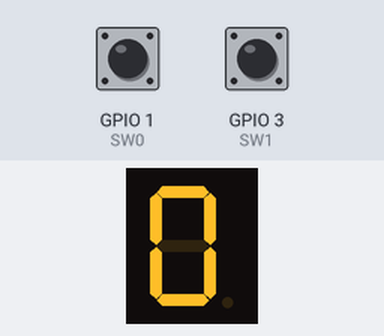
The sketch below on a simulated ESP8266 (NodeMCU). Parts: 1-digit seven-segment display. Wiring (inferred from the names in the program): 1-digit 7-segment display, segments lit when LOW: segments D0, D1, D2, D3, D4, D5, D6. The inputs (shaded band) are chosen by the test bench; at power-on: GPIO 1 (SW0) HIGH, GPIO 3 (SW1) HIGH. The segment pins are drawn as the display they are named for; what the sketch prints to the serial monitor is not drawn.

Above: at 1.2 s.
1.3 s: GPIO 1 (SW0) pulled LOW for 1 s
At 2.7 s:
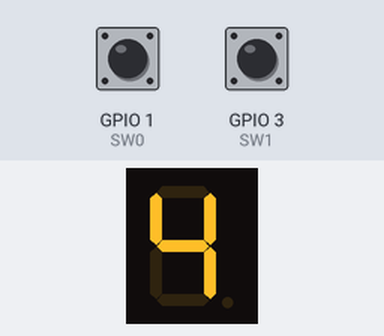
3.8 s: GPIO 1 (SW0) pulled LOW for 0.15 s
At 5.2 s:
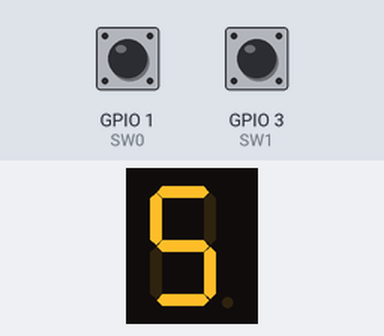
5.5 s: GPIO 3 (SW1) pulled LOW for 3.2 s
At 6.15 s:
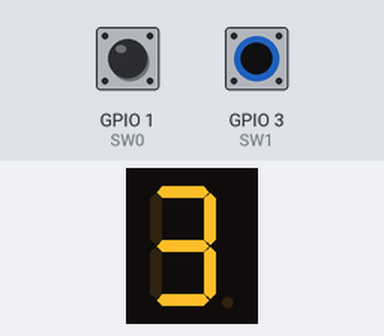
Timing chart, 0 to 8.5 s (numbered marks = the images above; inputs shaded):
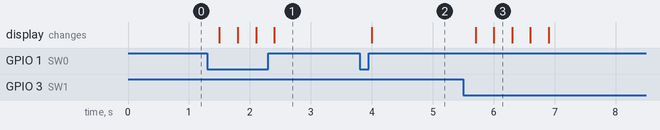

Measured:
- after the input at 1.3 s, the display: first changes after 0.20 s (image 1 shows a later state)
- after the input at 3.8 s, the display: changes after 0.20 s (image 2)
- after the input at 5.5 s, the display: first changes after 0.20 s (image 3 shows a later state)

The sketch:

7-Segment-with-push-button.ino
```cpp
int x = 0;
int a = D0;
int b = D1;
int c = D2;
int d = D3;
int e = D4;
int f = D5;
int g = D6;

byte SW0 = 1;  // TX
byte SW1 = 3;  // RX
void setup() {
  pinMode(D0, OUTPUT);
  pinMode(D1, OUTPUT);
  pinMode(D2, OUTPUT);
  pinMode(D3, OUTPUT);
  pinMode(D4, OUTPUT);
  pinMode(D5, OUTPUT);
  pinMode(D6, OUTPUT);
  Serial.begin(9600);
  Serial.println("Counting begins..");
  pinMode(SW0, INPUT);
  pinMode(SW1, INPUT);

  digitalWrite(SW0, HIGH);
  digitalWrite(SW1, HIGH);
}

void loop() {
  int plus = digitalRead(SW0);
  int minus = digitalRead(SW1);
  if (plus == LOW) {
  x = x+1;
  delay(200);
  }
  if (minus == LOW) {
  x = x-1;
  delay(200);
  }
  displayNumber(x);
  delay(100);
}

void displayNumber(int numbertoDisplay){
  switch(numbertoDisplay){
    case 0:
      digitalWrite(a, LOW );
      digitalWrite(b, LOW);
      digitalWrite(c, LOW);
      digitalWrite(d, LOW);
      digitalWrite(e, LOW);     //Generating 8
      digitalWrite(f, LOW);
      digitalWrite(g, HIGH);
      break;

    case 1:
      digitalWrite(a, HIGH);
      digitalWrite(b, LOW);
      digitalWrite(c, LOW);
      digitalWrite(d, HIGH);       //Generating 1
      digitalWrite(e, HIGH);
      digitalWrite(f, HIGH);
      digitalWrite(g, HIGH);
      break;

    case 2:
      digitalWrite(a, LOW);
      digitalWrite(b, LOW);
      digitalWrite(c, HIGH);      //Generating 2
      digitalWrite(d, LOW);
      digitalWrite(e, LOW);
      digitalWrite(f, HIGH);
      digitalWrite(g, LOW);
      break;

    case 3:
      digitalWrite(a, LOW);
      digitalWrite(b, LOW);
      digitalWrite(c, LOW);
      digitalWrite(d, LOW);      //Generating 3
      digitalWrite(e, HIGH);
      digitalWrite(f, HIGH);
      digitalWrite(g, LOW);
      break;

    case 4:
      digitalWrite(a, HIGH);
      digitalWrite(b, LOW);
      digitalWrite(c, LOW);
      digitalWrite(d, HIGH);
      digitalWrite(e, HIGH);     //Generating 4
      digitalWrite(f, LOW);
      digitalWrite(g, LOW);
      break;

    case 5:
      digitalWrite(a, LOW);
      digitalWrite(b, HIGH);
      digitalWrite(c, LOW);
      digitalWrite(d, LOW);
      digitalWrite(e, HIGH);     //Generating 5
      digitalWrite(f, LOW);
      digitalWrite(g, LOW);
      break;

    case 6:
      digitalWrite(a, LOW);
      digitalWrite(b, HIGH);
      digitalWrite(c, LOW);
      digitalWrite(d, LOW);    //Generating 6
      digitalWrite(e, LOW);
      digitalWrite(f, LOW);
      digitalWrite(g, LOW);
      break;

    case 7:
      digitalWrite(a, LOW);
      digitalWrite(b, LOW);
      digitalWrite(c, LOW);
      digitalWrite(d, HIGH);
      digitalWrite(e, HIGH);   //Generating 7
      digitalWrite(f, HIGH);
      digitalWrite(g, HIGH);
      break;

    case 8:
      digitalWrite(a, LOW );
      digitalWrite(b, LOW);
      digitalWrite(c, LOW);
      digitalWrite(d, LOW);
      digitalWrite(e, LOW);     //Generating 8
      digitalWrite(f, LOW);
      digitalWrite(g, LOW);
      break;

    case 9:
      digitalWrite(a, LOW);
      digitalWrite(b, LOW);
      digitalWrite(c, LOW);
      digitalWrite(d, LOW);
      digitalWrite(e, HIGH);    //Generating 9
      digitalWrite(f, LOW);
      digitalWrite(g, LOW);
      break;

  }
}
```
